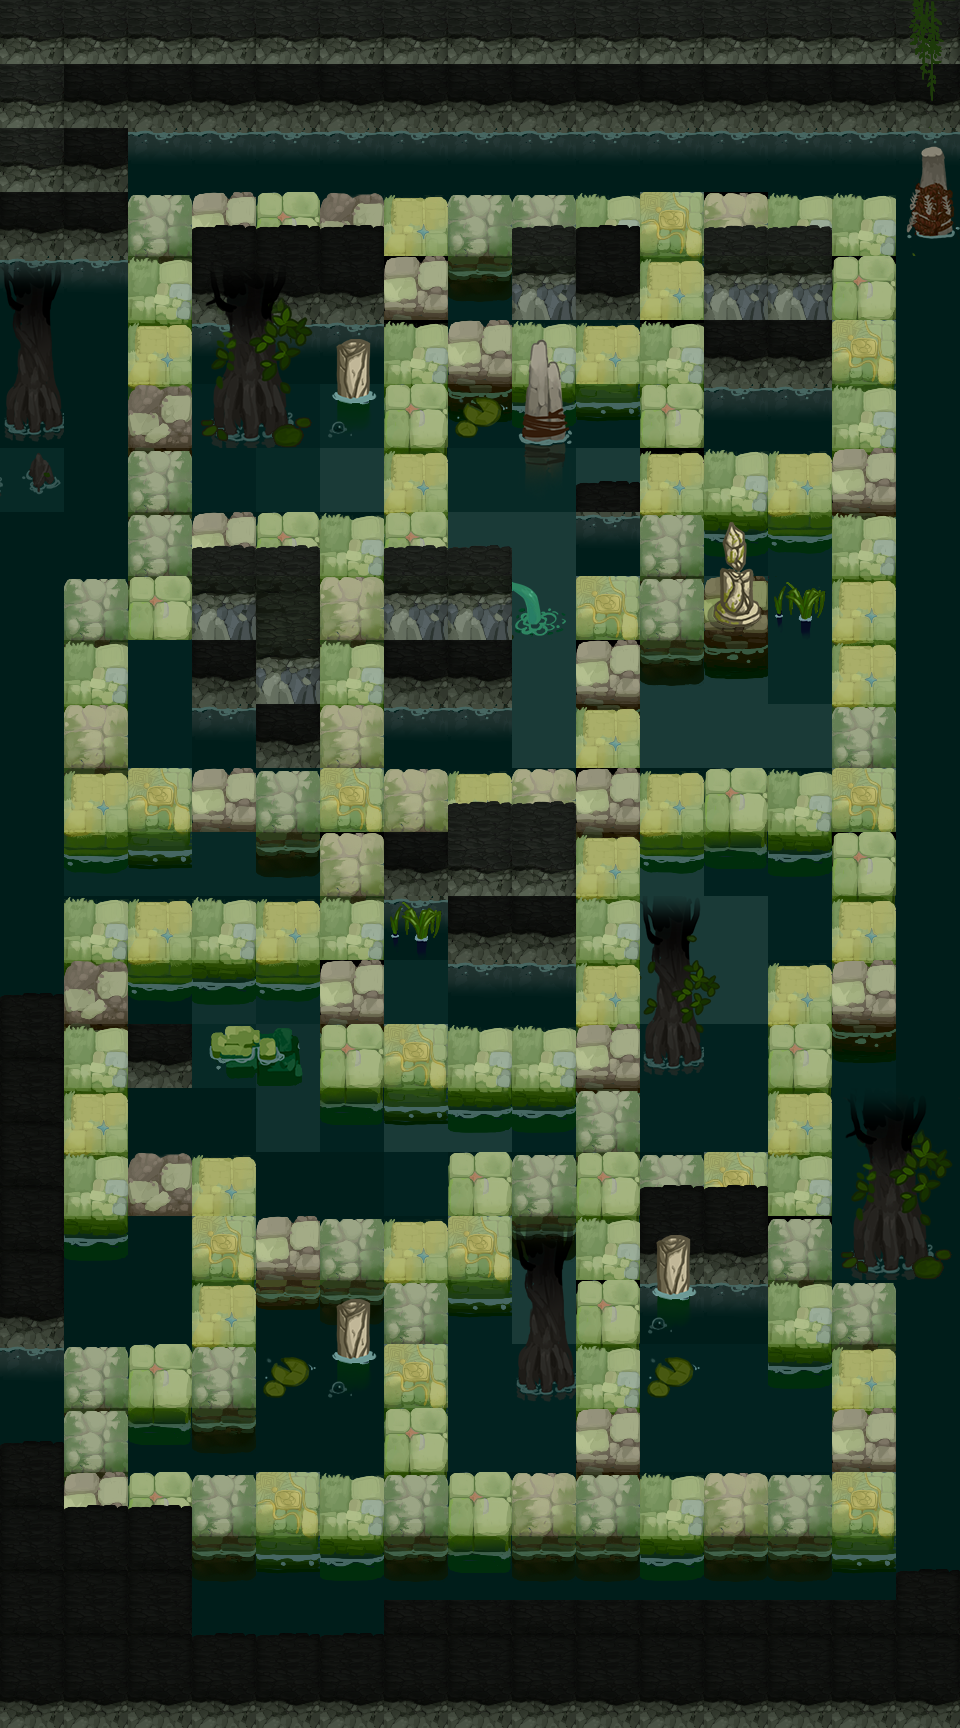

The image is a tile-based game level rendered from a .tmx file. Its description and source (layers, tilesets, objects; grid data summarised) follow:
An orthogonal 15x27 tile map with 64x64 px tiles, 7 tile layers (background, background_top, block, block_top, ...), 4 tilesets and 11 objects (5x monster, 3x 2, move_3, move_2, move_1).

<map version="1.2" tiledversion="1.2.2" orientation="orthogonal" renderorder="left-down" width="15" height="27" tilewidth="64" tileheight="64" infinite="0" nextlayerid="56" nextobjectid="219">
 <tileset firstgid="1" name="ruins_block_1" tilewidth="64" tileheight="64" tilecount="64" columns="8">
  <image source="img/ruins_block_1.png" width="512" height="512" />
 </tileset>
 <tileset firstgid="65" name="diamond" tilewidth="64" tileheight="64" tilecount="64" columns="8">
  <image source="img/diamond.png" width="512" height="512" />
 </tileset>
 <tileset firstgid="129" name="ruins_bg_1" tilewidth="64" tileheight="64" tilecount="64" columns="8">
  <image source="img/ruins_bg_1.png" width="512" height="512" />
 </tileset>
 <tileset firstgid="193" name="ruins_top_1" tilewidth="64" tileheight="64" tilecount="64" columns="8">
  <image source="img/ruins_top_1.png" width="512" height="512" />
 </tileset>
 <layer id="45" name="background" width="15" height="27">
  <data>[405 cells, 133 non-empty, 8 distinct tile ids]</data>
 </layer>
 <layer id="46" name="background_top" width="15" height="27">
  <data>[405 cells, 136 non-empty, 8 distinct tile ids]</data>
 </layer>
 <layer id="47" name="block" width="15" height="27">
  <data>[405 cells, 269 non-empty, 10 distinct tile ids]</data>
 </layer>
 <layer id="48" name="block_top" width="15" height="27">
  <data>[405 cells, 75 non-empty, 12 distinct tile ids]</data>
 </layer>
 <layer id="49" name="diamond" width="15" height="27">
  <data>[405 cells, 63 non-empty, 1 distinct tile ids]</data>
 </layer>
 <objectgroup color="#ffaaff" id="50" name="trigger">
  <object id="216" name="trigger" type="2" x="576" y="768" width="64" height="64">
   <properties>
    <property name="Resource" value="Trigger_Stove" />
    <property name="Type" type="int" value="2" />
    <property name="index" type="int" value="1" />
   </properties>
  </object>
  <object id="217" name="trigger" type="2" x="832" y="320" width="64" height="64">
   <properties>
    <property name="Resource" value="Trigger_Stove" />
    <property name="Type" type="int" value="2" />
    <property name="index" type="int" value="3" />
   </properties>
  </object>
  <object id="218" name="trigger" type="2" x="128" y="576" width="64" height="64">
   <properties>
    <property name="Resource" value="Trigger_Stove" />
    <property name="Type" type="int" value="2" />
    <property name="index" type="int" value="2" />
   </properties>
  </object>
 </objectgroup>
 <objectgroup color="#ff0000" id="51" name="monster" visible="0">
  <object id="202" name="monster" x="576" y="192" width="64" height="64">
   <properties>
    <property name="Direction_Arr" value="0" />
    <property name="ID_Arr" value="104" />
    <property name="Interval" type="int" value="5000" />
    <property name="Move_Arr" value="0" />
    <property name="Order" type="int" value="1" />
    <property name="Time" type="int" value="0" />
   </properties>
  </object>
  <object id="204" name="monster" x="128" y="384" width="64" height="64">
   <properties>
    <property name="Direction_Arr" value="0" />
    <property name="ID_Arr" value="104" />
    <property name="Interval" type="int" value="5000" />
    <property name="Move_Arr" value="0" />
    <property name="Order" type="int" value="1" />
    <property name="Time" type="int" value="0" />
   </properties>
  </object>
  <object id="210" name="monster" x="832" y="320" width="64" height="64">
   <properties>
    <property name="Direction_Arr" value="0" />
    <property name="ID_Arr" value="104" />
    <property name="Interval" type="int" value="5000" />
    <property name="Move_Arr" value="0" />
    <property name="Order" type="int" value="1" />
    <property name="Time" type="int" value="0" />
   </properties>
  </object>
  <object id="212" name="monster" x="832" y="576" width="64" height="64">
   <properties>
    <property name="Direction_Arr" value="0" />
    <property name="ID_Arr" value="104" />
    <property name="Interval" type="int" value="5000" />
    <property name="Move_Arr" value="0" />
    <property name="Order" type="int" value="1" />
    <property name="Time" type="int" value="0" />
   </properties>
  </object>
  <object id="214" name="monster" x="384" y="512" width="64" height="64">
   <properties>
    <property name="Direction_Arr" value="0" />
    <property name="ID_Arr" value="104" />
    <property name="Interval" type="int" value="5000" />
    <property name="Move_Arr" value="0" />
    <property name="Order" type="int" value="1" />
    <property name="Time" type="int" value="0" />
   </properties>
  </object>
 </objectgroup>
 <objectgroup color="#00ff00" id="52" name="player" visible="0">
  <object id="110" name="move_3" x="448" y="1472" width="64" height="64" />
  <object id="109" name="move_2" x="448" y="1472" width="64" height="64" />
  <object id="107" name="move_1" x="448" y="1472" width="64" height="64" />
 </objectgroup>
 <layer id="49" name="all_top_1" width="15" height="27">
  <data>[405 cells, 7 non-empty, 2 distinct tile ids]</data>
 </layer>
 <layer id="52" name="all_top_2" width="15" height="27">
  <data>[405 cells, 53 non-empty, 32 distinct tile ids]</data>
 </layer>
</map>
